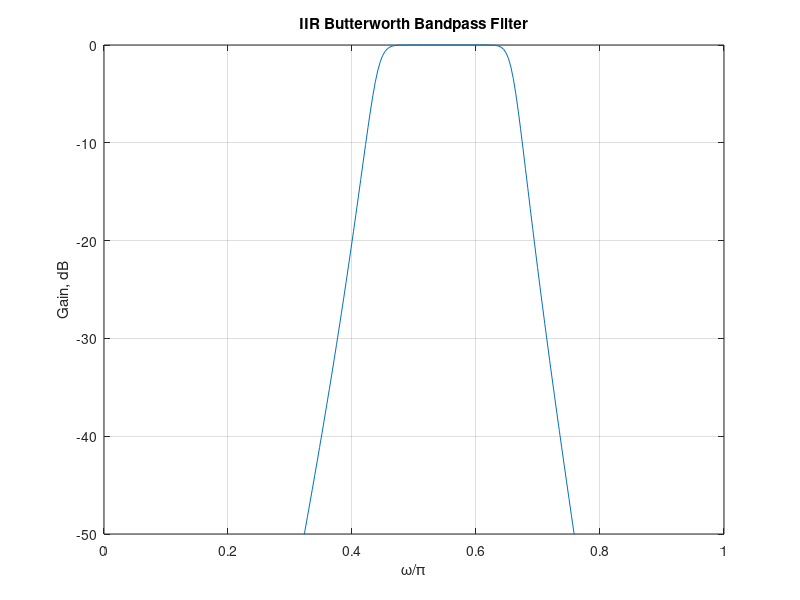

The MATLAB source for this figure:
Wp = [0.45 0.65];
Ws = [0.3 0.75]; 
Rp = 1; 
Rs = 40; 
[N,Wn] = buttord(Wp, Ws, Rp, Rs); 
[b,a] = butter(N,Wn); 
[h,omega] = freqz(b,a,256); 
gain = 20*log10(abs(h)); 
plot (omega/pi,gain);
grid; 
axis([0 1 -50 0]); 
xlabel('\omega/\pi'); 
ylabel('Gain, dB'); 
title('IIR Butterworth Bandpass Filter');